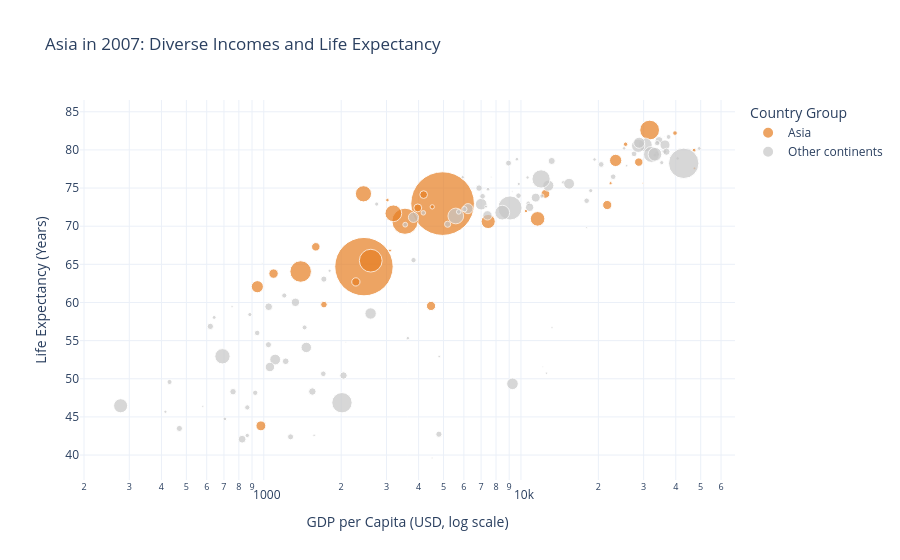

This figure's notebook cell:
### Markdown cell above
## Task 2 — Bubble chart: tell a story

**What to build:** A bubble chart (full 2007 dataset, all countries) where:
- x = GDP per capita (log scale)
- y = life expectancy
- size = population
- colour = ONE continent highlighted (your choice), all others grey
- At least one annotation explaining the highlighted group's story

> This is the grey-and-highlight technique applied to a bubble chart.

### Code cell
# Task 2
# YOUR CODE HERE

# Task 2: Bubble chart

df_2007 = df.loc[df["year"] == 2007].copy()

df_2007["Group"] = df_2007["continent"].apply(
    lambda continent: "Asia" if continent == "Asia"
    else "Other continents"
)

fig = px.scatter(
    df_2007,
    x="gdpPercap",
    y="lifeExp",
    size="pop",
    size_max=45,
    color="Group",
    color_discrete_map={
        "Asia": "#E67E22",
        "Other continents": "#C7C7C7"
    },
    hover_name="country",
    hover_data=["continent", "pop", "gdpPercap", "lifeExp"],
    log_x=True,
    title="Asia in 2007: Diverse Incomes and Life Expectancy",
    labels={
        "gdpPercap": "GDP per Capita (USD, log scale)",
        "lifeExp": "Life Expectancy (Years)",
        "pop": "Population",
        "Group": "Country Group"
    }
)

fig.update_layout(template="plotly_white")

fig.add_annotation(
    x=5000,
    y=72,
    text="Asia has a wide range of incomes<br>and life expectancies",
    showarrow=True,
    arrowhead=2,
    ax=60,
    ay=-45,
    bgcolor="white"
)

fig.show()

### Figure 1 — Plotly figure (JSON) as saved in the notebook; plotly's stock layout.template omitted (floating-point values rounded to 4 significant figures; data arrays with more than 128 entries replaced by an {"elided": "..."} marker saying what was removed)
{"data": [{"customdata": [["Asia", 31889923], ["Asia", 708573], ["Asia", 150448339], ["Asia", 14131858], ["Asia", 1318683096], ["Asia", 6980412], ["Asia", 1110396331], ["Asia", 223547000], ["Asia", 69453570], ["Asia", 27499638], ["Asia", 6426679], ["Asia", 127467972], ["Asia", 6053193], ["Asia", 23301725], ["Asia", 49044790], ["Asia", 2505559], ["Asia", 3921278], ["Asia", 24821286], ["Asia", 2874127], ["Asia", 47761980], ["Asia", 28901790], ["Asia", 3204897], ["Asia", 169270617], ["Asia", 91077287], ["Asia", 27601038], ["Asia", 4553009], ["Asia", 20378239], ["Asia", 19314747], ["Asia", 23174294], ["Asia", 65068149], ["Asia", 85262356], ["Asia", 4018332], ["Asia", 22211743]], "hovertemplate": "<b>%{hovertext}</b><br><br>Country Group=Asia<br>GDP per Capita (USD, log scale)=%{x}<br>Life Expectancy (Years)=%{y}<br>Population=%{customdata[1]}<br>continent=%{customdata[0]}<extra></extra>", "hovertext": ["Afghanistan", "Bahrain", "Bangladesh", "Cambodia", "China", "Hong Kong, China", "India", "Indonesia", "Iran", "Iraq", "Israel", "Japan", "Jordan", "Korea, Dem. Rep.", "Korea, Rep.", "Kuwait", "Lebanon", "Malaysia", "Mongolia", "Myanmar", "Nepal", "Oman", "Pakistan", "Philippines", "Saudi Arabia", "Singapore", "Sri Lanka", "Syria", "Taiwan", "Thailand", "Vietnam", "West Bank and Gaza", "Yemen, Rep."], "legendgroup": "Asia", "marker": {"color": "#E67E22", "size": [31889923, 708573, 150448339, 14131858, 1318683096, 6980412, 1110396331, 223547000, 69453570, 27499638, 6426679, 127467972, 6053193, 23301725, 49044790, 2505559, 3921278, 24821286, 2874127, 47761980, 28901790, 3204897, 169270617, 91077287, 27601038, 4553009, 20378239, 19314747, 23174294, 65068149, 85262356, 4018332, 22211743], "sizemode": "area", "sizeref": 651200.0, "symbol": "circle"}, "mode": "markers", "name": "Asia", "orientation": "v", "showlegend": true, "type": "scatter", "x": [974.6, 29800.0, 1391.0, 1714.0, 4959.0, 39720.0, 2452.0, 3541.0, 11610.0, 4471.0, 25520.0, 31660.0, 4519.0, 1593.0, 23350.0, 47310.0, 10460.0, 12450.0, 3096.0, 944.0, 1091.0, 22320.0, 2606.0, 3190.0, 21650.0, 47140.0, 3970.0, 4185.0, 28720.0, 7458.0, 2442.0, 3025.0, 2281.0], "xaxis": "x", "y": [43.83, 75.64, 64.06, 59.72, 72.96, 82.21, 64.7, 70.65, 70.96, 59.55, 80.75, 82.6, 72.53, 67.3, 78.62, 77.59, 71.99, 74.24, 66.8, 62.07, 63.78, 75.64, 65.48, 71.69, 72.78, 79.97, 72.4, 74.14, 78.4, 70.62, 74.25, 73.42, 62.7], "yaxis": "y"}, {"customdata": {"elided": "109x2 mixed values"}, "hovertemplate": "<b>%{hovertext}</b><br><br>Country Group=Other continents<br>GDP per Capita (USD, log scale)=%{x}<br>Life Expectancy (Years)=%{y}<br>Population=%{customdata[1]}<br>continent=%{customdata[0]}<extra></extra>", "hovertext": ["Albania", "Algeria", "Angola", "Argentina", "Australia", "Austria", "Belgium", "Benin", "Bolivia", "Bosnia and Herzegovina", "Botswana", "Brazil", "Bulgaria", "Burkina Faso", "Burundi", "Cameroon", "Canada", "Central African Republic", "Chad", "Chile", "Colombia", "Comoros", "Congo, Dem. Rep.", "Congo, Rep.", "Costa Rica", "Cote d'Ivoire", "Croatia", "Cuba", "Czech Republic", "Denmark", "Djibouti", "Dominican Republic", "Ecuador", "Egypt", "El Salvador", "Equatorial Guinea", "Eritrea", "Ethiopia", "Finland", "France", "Gabon", "Gambia", "Germany", "Ghana", "Greece", "Guatemala", "Guinea", "Guinea-Bissau", "Haiti", "Honduras", "Hungary", "Iceland", "Ireland", "Italy", "Jamaica", "Kenya", "Lesotho", "Liberia", "Libya", "Madagascar", "Malawi", "Mali", "Mauritania", "Mauritius", "Mexico", "Montenegro", "Morocco", "Mozambique", "Namibia", "Netherlands", "New Zealand", "Nicaragua", "Niger", "Nigeria", "Norway", "Panama", "Paraguay", "Peru", "Poland", "Portugal", "Puerto Rico", "Reunion", "Romania", "Rwanda", "Sao Tome and Principe", "Senegal", "Serbia", "Sierra Leone", "Slovak Republic", "Slovenia", "Somalia", "South Africa", "Spain", "Sudan", "Swaziland", "Sweden", "Switzerland", "Tanzania", "Togo", "Trinidad and Tobago", "Tunisia", "Turkey", "Uganda", "United Kingdom", "United States", "Uruguay", "Venezuela", "Zambia", "Zimbabwe"], "legendgroup": "Other continents", "marker": {"color": "#C7C7C7", "size": [3600523, 33333216, 12420476, 40301927, 20434176, 8199783, 10392226, 8078314, 9119152, 4552198, 1639131, 190010647, 7322858, 14326203, 8390505, 17696293, 33390141, 4369038, 10238807, 16284741, 44227550, 710960, 64606759, 3800610, 4133884, 18013409, 4493312, 11416987, 10228744, 5468120, 496374, 9319622, 13755680, 80264543, 6939688, 551201, 4906585, 76511887, 5238460, 61083916, 1454867, 1688359, 82400996, 22873338, 10706290, 12572928, 9947814, 1472041, 8502814, 7483763, 9956108, 301931, 4109086, 58147733, 2780132, 35610177, 2012649, 3193942, 6036914, 19167654, 13327079, 12031795, 3270065, 1250882, 108700891, 684736, 33757175, 19951656, 2055080, 16570613, 4115771, 5675356, 12894865, 135031164, 4627926, 3242173, 6667147, 28674757, 38518241, 10642836, 3942491, 798094, 22276056, 8860588, 199579, 12267493, 10150265, 6144562, 5447502, 2009245, 9118773, 43997828, 40448191, 42292929, 1133066, 9031088, 7554661, 38139640, 5701579, 1056608, 10276158, 71158647, 29170398, 60776238, 301139947, 3447496, 26084662, 11746035, 12311143], "sizemode": "area", "sizeref": 651200.0, "symbol": "circle"}, "mode": "markers", "name": "Other continents", "orientation": "v", "showlegend": true, "type": "scatter", "x": [5937.0, 6223.0, 4797.0, 12780.0, 34440.0, 36130.0, 33690.0, 1441.0, 3822.0, 7446.0, 12570.0, 9066.0, 10680.0, 1217.0, 430.1, 2042.0, 36320.0, 706.0, 1704.0, 13170.0, 7007.0, 986.1, 277.6, 3633.0, 9645.0, 1545.0, 14620.0, 8948.0, 22830.0, 35280.0, 2082.0, 6025.0, 6873.0, 5581.0, 5728.0, 12150.0, 641.4, 690.8, 33210.0, 30470.0, 13210.0, 752.7, 32170.0, 1328.0, 27540.0, 5186.0, 942.7, 579.2, 1202.0, 3548.0, 18010.0, 36180.0, 40680.0, 28570.0, 7321.0, 1463.0, 1569.0, 414.5, 12060.0, 1045.0, 759.3, 1043.0, 1803.0, 10960.0, 11980.0, 9254.0, 3820.0, 823.7, 4811.0, 36800.0, 25190.0, 2749.0, 619.7, 2014.0, 49360.0, 9809.0, 4173.0, 7409.0, 15390.0, 20510.0, 19330.0, 7670.0, 10810.0, 863.1, 1598.0, 1712.0, 9787.0, 862.5, 18680.0, 25770.0, 926.1, 9270.0, 28820.0, 2602.0, 4513.0, 33860.0, 37510.0, 1107.0, 883.0, 18010.0, 7093.0, 8458.0, 1056.0, 33200.0, 42950.0, 10610.0, 11420.0, 1271.0, 469.7], "xaxis": "x", "y": [76.42, 72.3, 42.73, 75.32, 81.23, 79.83, 79.44, 56.73, 65.55, 74.85, 50.73, 72.39, 73.0, 52.3, 49.58, 50.43, 80.65, 44.74, 50.65, 78.55, 72.89, 65.15, 46.46, 55.32, 78.78, 48.33, 75.75, 78.27, 76.49, 78.33, 54.79, 72.23, 74.99, 71.34, 71.88, 51.58, 58.04, 52.95, 79.31, 80.66, 56.73, 59.45, 79.41, 60.02, 79.48, 70.26, 56.01, 46.39, 60.92, 70.2, 73.34, 81.76, 78.89, 80.55, 72.57, 54.11, 42.59, 45.68, 73.95, 59.44, 48.3, 54.47, 64.16, 72.8, 76.19, 74.54, 71.16, 42.08, 52.91, 79.76, 80.2, 72.9, 56.87, 46.86, 80.2, 75.54, 71.75, 71.42, 75.56, 78.1, 78.75, 76.44, 72.48, 46.24, 65.53, 63.06, 74.0, 42.57, 74.66, 77.93, 48.16, 49.34, 80.94, 58.56, 39.61, 80.88, 81.7, 52.52, 58.42, 69.82, 73.92, 71.78, 51.54, 79.42, 78.24, 76.38, 73.75, 42.38, 43.49], "yaxis": "y"}], "layout": {"annotations": [{"arrowhead": 2, "ax": 60, "ay": -45, "bgcolor": "white", "showarrow": true, "text": "Asia has a wide range of incomes<br>and life expectancies", "x": 5000, "y": 72}], "legend": {"itemsizing": "constant", "title": {"text": "Country Group"}, "tracegroupgap": 0}, "title": {"text": "Asia in 2007: Diverse Incomes and Life Expectancy"}, "xaxis": {"anchor": "y", "domain": [0, 1], "title": {"text": "GDP per Capita (USD, log scale)"}, "type": "log"}, "yaxis": {"anchor": "x", "domain": [0, 1], "title": {"text": "Life Expectancy (Years)"}}}}
